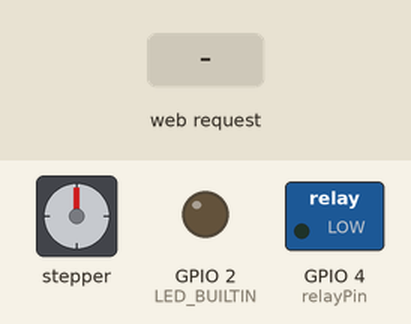
A sketch run on a simulated ESP8266 (NodeMCU). On the bench: stepper motor, switched loads named in the sketch (green lamp = pin HIGH), output pins drawn as LEDs (lit = HIGH, except the on-board LED, lit = LOW). Wiring (inferred from the names in the program): stepper motor driver (200 steps per turn assumed): step GPIO 13; direction GPIO 12; enable GPIO 14. The test bench sets the inputs (shaded band). WiFi joins after 1.5 s; servers stay silent unless stated; pins used as bus, display or sensor lines are not drawn; what the sketch prints to the serial monitor is not drawn.

Above: at 2.7 s.
2.8 s: HTTP request GET /close received
At 2.95 s:
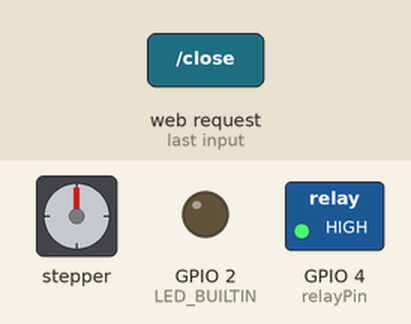
5.8 s: HTTP request GET /reset received
At 7.1 s:
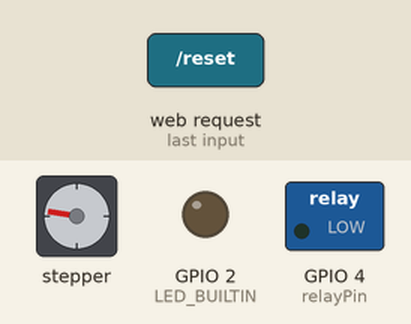
7.4 s: HTTP request GET /right received
At 8.3 s:
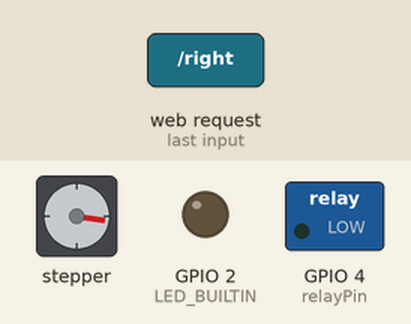
9.3 s: HTTP request GET /open received
At 9.45 s:
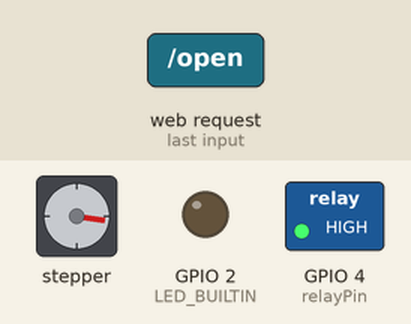
11.1 s: HTTP request GET /close received
At 11.25 s:
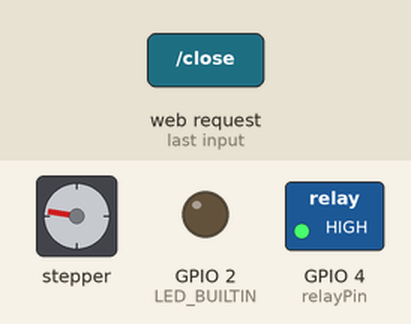
14.1 s: HTTP request GET /stop received
At 14.7 s:
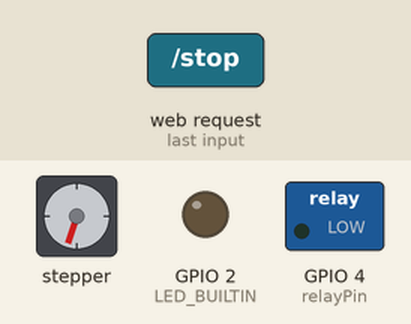
Timing chart, 0 to 16.7 s (numbered marks = the images above; inputs shaded):
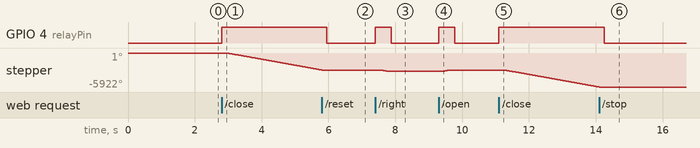

Measured:
- after the input at 2.8 s, GPIO 4 (relayPin): LOW → HIGH at once; stepper: keeps turning counter-clockwise at about 1040°/s, starting after 0.15 s
- after the input at 5.8 s, GPIO 4 (relayPin): HIGH → LOW after 0.15 s; stepper: stops changing and stays -2961°
- after the input at 7.4 s, GPIO 4 (relayPin): LOW → HIGH at once, → LOW 0.47 s later; stepper: turns 180° counter-clockwise in 0.17 s, starting after 0.15 s
- after the input at 9.3 s, GPIO 4 (relayPin): LOW → HIGH at once, → LOW 0.47 s later; stepper: turns 180° clockwise in 0.17 s, starting after 0.15 s
- after the input at 11.1 s, GPIO 4 (relayPin): LOW → HIGH at once; stepper: keeps turning counter-clockwise at about 1040°/s, starting after 0.15 s
- after the input at 14.1 s, GPIO 4 (relayPin): HIGH → LOW after 0.15 s; stepper: stops changing and stays -5922°

The sketch:

curtains.ino
```cpp
#include <ESP8266WiFi.h>
#include <ESP8266WebServer.h>

ESP8266WebServer server;
const int stepPin = 13;
const int dirPin = 12;
const int enPin = 14;

const int openButton = 16;
const int closeButton = 5;

const int relayPin = 4;

char *ssid = "Nicwalle-perso";
char *password = "0561124438410343";

int openState = 0;
int closedState = 4200;

int state = 0;
int objective = 0;

/*
 * FSM : Finite state machine to define the starting/ending phases
 * FSM = 0 : Idle/Starting phase (delay between relay and first step)
 *     = 1 : Running phase
 *     = 2 : Stopping phase (delay before opening relay)
 */
int fsm = 0;

void setup(){
  initPins();
  configureWifi();

  server.on("/reset", resetState);
  server.on("/set-bounds", resetState);
  server.on("/set-state", resetState);
  server.on("/get-state", getState);
  server.on("/goto", setObjective);
  server.on("/open", setObjective);
  server.on("/close", setObjective);
  server.on("/stop", setObjective);
  server.on("/left", setObjective);
  server.on("/right", setObjective);

  server.begin();
}

void loop(){
  /*
  if (digitalRead(openButton)== HIGH) {
    // Serial.println("Line 51. Open button high");
    objective = objective + 1;
  } else if (digitalRead(closeButton)== HIGH) {
    // Serial.println("Line 54. Close button high");
    objective = objective - 1;
  }
  */

  if (state != objective) {
    if (fsm == 0) {
      digitalWrite(relayPin, HIGH);
      delay(150);
      fsm = 1;
    }
    rotate();
  } else {
    if (fsm == 1) {
      delay(150);
      digitalWrite(relayPin, LOW);
      fsm = 0;
    }
  }
  server.handleClient();

}

void step() {
    digitalWrite(stepPin,HIGH);
    delayMicroseconds(800);
    digitalWrite(stepPin,LOW);
    delayMicroseconds(800);
}

void rotate() {
  if (state < objective) {
    digitalWrite(dirPin,LOW);
    step();
    state = state + 1;
  } else if (state > objective) {
    digitalWrite(dirPin,HIGH);
    step();
    state = state - 1;
  }
}

void resetState(){
  if (server.hasArg("open")) {
    openState = server.arg("open").toInt();
  }

  if (server.hasArg("closed")) {
    closedState = server.arg("closed").toInt();
  }

  if (server.uri() == "/reset") {
    state = 0;
    objective = 0;
  }
  if (server.uri() == "/set-state") {
    if (server.hasArg("state")) {
      state = server.arg("state").toInt();
      objective = server.arg("state").toInt();
    }
  }
  getState();
}

/**
 * Returns the current state of the curtains:
 *   {
 *      state: int,
 *      objective: int,
 *      openState: int,
 *      closedState: int
 *   }
 **/
void getState(){
  char response[100];
  sprintf(response, "{\"state\":%d,\"objective\":%d,\"openState\":%d,\"closedState\":%d}", state, objective, openState, closedState);
  server.send(200, "application/json", response);
}

/**
 * Sets the position objective according to the requested uri:
 * Full API: https://github.com/Nicwalle/smart-curtains-arduino/blob/master/README.md
 **/
void setObjective() {
  char response[150];
  String uri = server.uri();
  if (uri == "/stop") { // STOP
    objective = state;
    getState();
  } else if (uri == "/goto" && server.hasArg("goal")) { // GOTO
    int goal = server.arg("goal").toInt();
    if (closedState < goal || goal < openState){
      sprintf(response, "{\"status\":\"BAD REQUEST\", \"message\":\"Goal parameter must be in interval [%d;%d]\",\"state\":%d,\"objective\":%d,\"openState\":%d,\"closedState\":%d}", openState, closedState, state, objective, openState, closedState);
      server.send(400, "application/json", response);
    } else {
      objective = goal;
      getState();
    }
  } else if (uri == "/open") { // OPEN
    objective = openState;
    getState();
  } else if (uri == "/close") { // CLOSE
    objective = closedState;
    getState();
  } else if  (uri == "/left") { // LEFT
    objective = state - 100;
    checkObjective();
    getState();
  } else if  (uri == "/right") { // RIGHT
    objective = state + 100;
    checkObjective();
    getState();
  } else { // BAD REQUEST
    sprintf(response, "{\"status\":\"BAD REQUEST\", \"message\":\"Insert goal parameter\",\"state\":%d,\"objective\":%d,\"openState\":%d,\"closedState\":%d}", state, objective, openState, closedState);
    server.send(400, "application/json", response);
  }
}

void checkObjective() {
  if(objective < openState) {
    objective = openState;
  } else if (objective > closedState) {
    objective = closedState;
  }
}

/*********************
 *                   *
 *       SETUP       *
 *                   *
 *********************/

void initPins() {
  pinMode(stepPin,OUTPUT);
  pinMode(dirPin,OUTPUT);
  pinMode(enPin,OUTPUT);

  pinMode(openButton, INPUT);
  pinMode(closeButton, INPUT);

  pinMode(relayPin,OUTPUT);
  pinMode(LED_BUILTIN,OUTPUT);

  digitalWrite(enPin,LOW);
  digitalWrite(relayPin,LOW);
  digitalWrite(LED_BUILTIN,HIGH);
}

void configureWifi() {
  WiFi.begin(ssid, password);
  Serial.begin(115200);

  while(WiFi.status() != WL_CONNECTED){
    Serial.print(".");
    delay(500);
  }

  Serial.println("");
  Serial.print("IP address:");
  Serial.println(WiFi.localIP());
}
```
